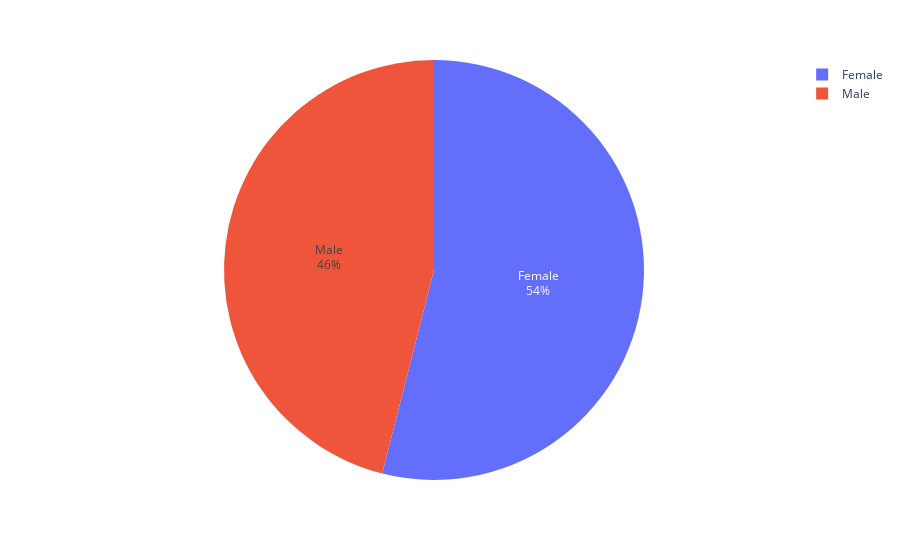

The notebook cell this image was saved under:
### Markdown cell above
### gender_precentage

### Code cell
fig_gender=px.pie(data_frame=df,names='Gender')
fig_gender.update_traces(
    textposition='inside',
    textinfo='label+percent'   # options: 'label', 'percent', 'value', 'none'
)

fig_gender.show()

### Figure 1 — Plotly figure (JSON) as saved in the notebook; plotly's stock layout.template omitted (floating-point values rounded to 4 significant figures; data arrays with more than 128 entries replaced by an {"elided": "..."} marker saying what was removed)
{"data": [{"domain": {"x": [0, 1], "y": [0, 1]}, "hovertemplate": "Gender=%{label}<extra></extra>", "labels": {"elided": "580 str values"}, "legendgroup": "", "name": "", "showlegend": true, "textinfo": "label+percent", "textposition": "inside", "type": "pie"}], "layout": {"legend": {"tracegroupgap": 0}, "margin": {"t": 60}}}
